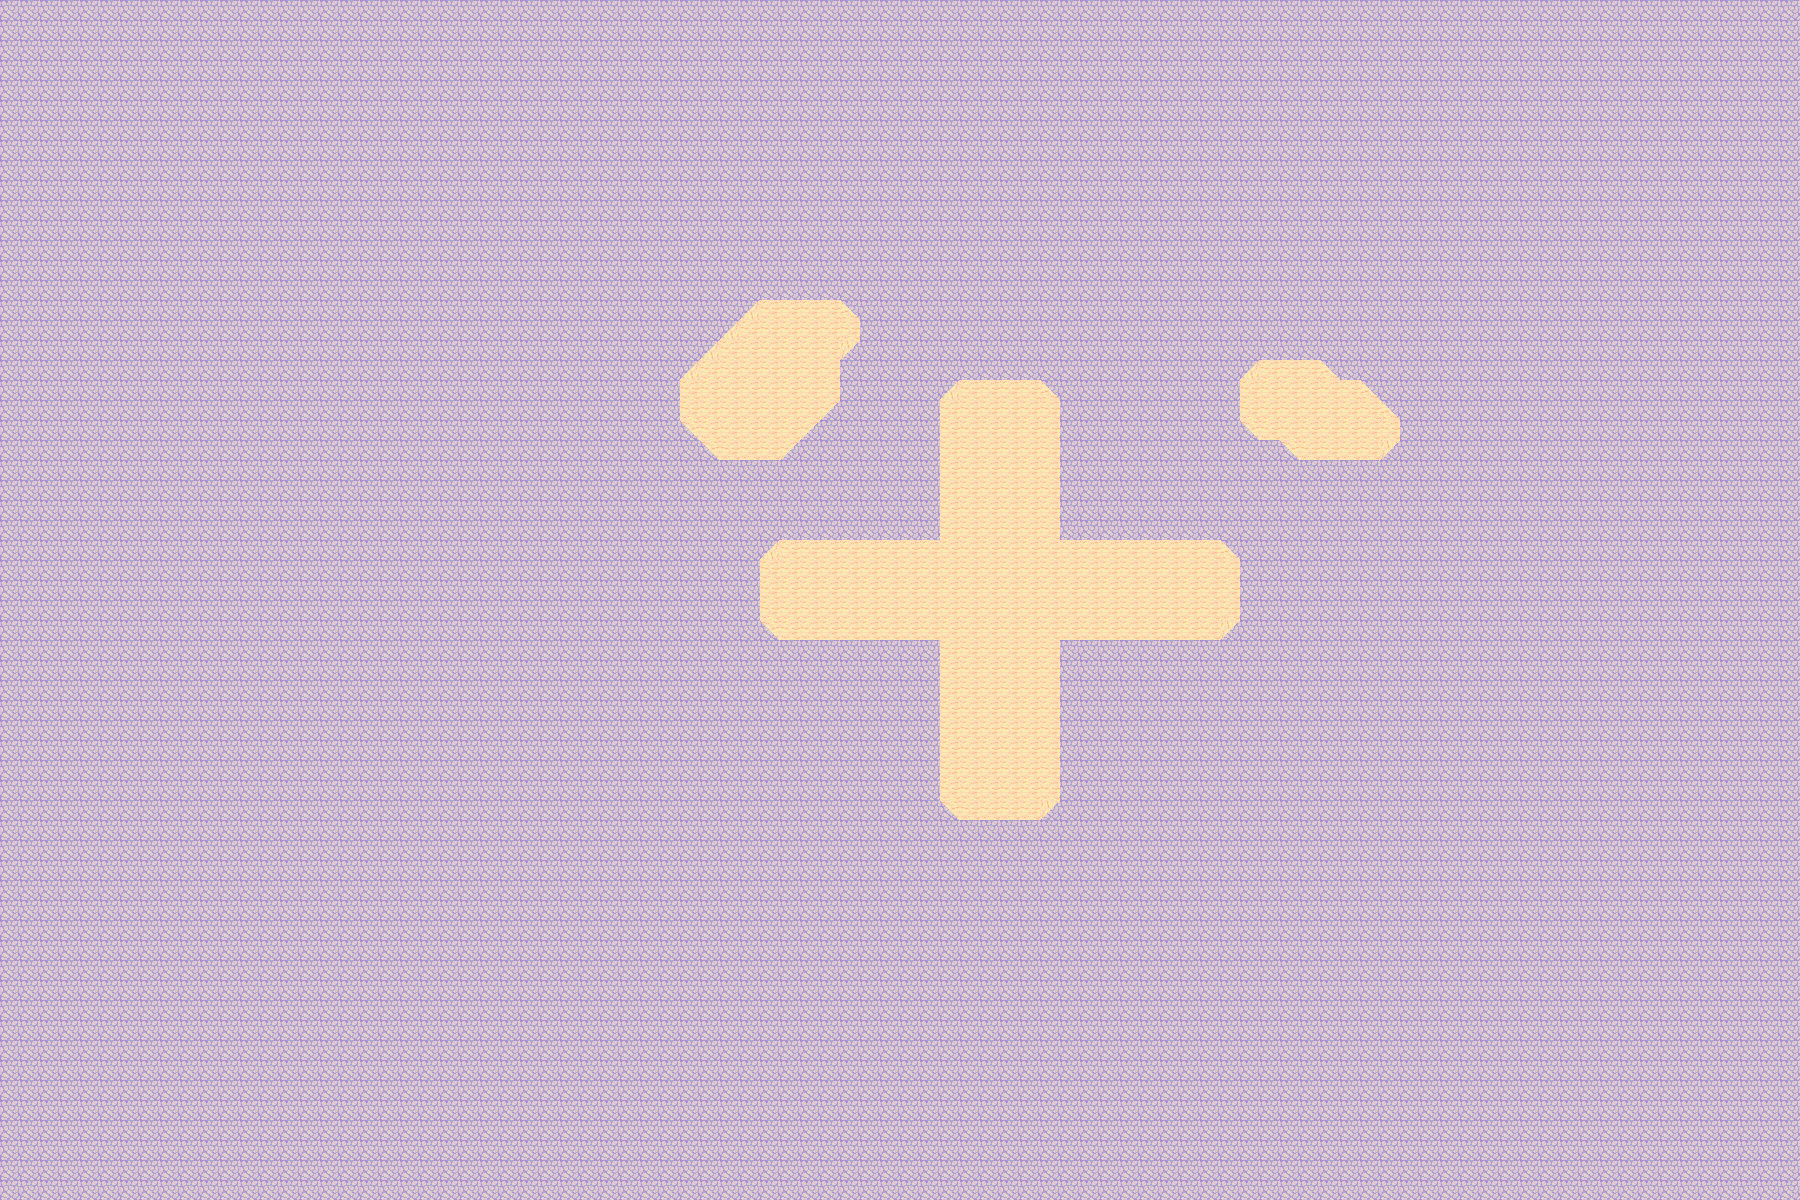

This is a level from a 2D game, rendered from its Tiled map with the project's own tilesets. A one-line summary and the map file follow, with tile-layer data summarised:
An orthogonal 90x60 tile map with 20x20 px tiles, 4 tile layers (water, water2, Ground, Collisons).

<map version="1.0" tiledversion="2017.06.27" orientation="orthogonal" renderorder="right-down" width="90" height="60" tilewidth="20" tileheight="20" nextobjectid="1">
 <tileset firstgid="1" source="finaltilesets.tsx" />
 <layer name="water" width="90" height="60">
  <data>[5400 cells, 5400 non-empty, 1 distinct tile ids]</data>
 </layer>
 <layer name="water2" width="90" height="60" opacity="0.43">
  <data>[5400 cells, 5400 non-empty, 1 distinct tile ids]</data>
 </layer>
 <layer name="Ground" width="90" height="60">
  <data>[5400 cells, 313 non-empty, 2 distinct tile ids]</data>
 </layer>
 <layer name="Collisons" width="90" height="60" opacity="0">
  <data>[5400 cells, 80 non-empty, 1 distinct tile ids]</data>
 </layer>
</map>
